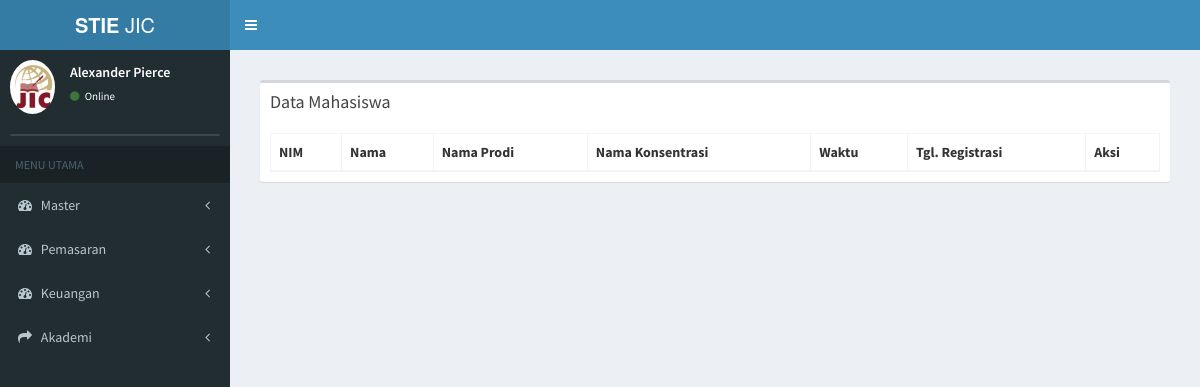
/index.php/mahasiswa, run on an earlier commit of the app's database.
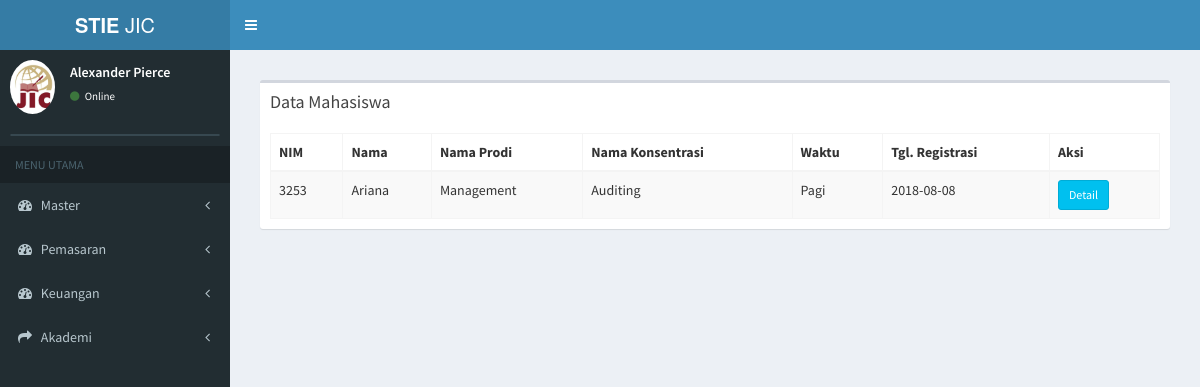
And on a later commit of the database.
### tables this page shows
CREATE TABLE `tb_mahasiswa` (
  `id_mahasiswa` varchar(7) NOT NULL,
  `nim` varchar(15) NOT NULL,
  `status_mahasiswa` varchar(20) NOT NULL,
  `id_prodi` varchar(7) NOT NULL,
  `id_konsentrasi` varchar(7) NOT NULL,
  `id_angkatan` varchar(7) NOT NULL,
  `id_hasil_tes` varchar(20) NOT NULL,
  `id_sekolah` varchar(10) NOT NULL,
  `id_waktu` int(11) NOT NULL
);

CREATE TABLE `tb_bio` (
  `id_mahasiswa` varchar(10) NOT NULL,
  `nama_mahasiswa` varchar(100) NOT NULL,
  `jenis_kelamin` varchar(10) NOT NULL,
  `tempat_lahir` varchar(30) NOT NULL,
  `tanggal_lahir` date NOT NULL,
  `agama` varchar(20) NOT NULL,
  `foto_mhs` text NOT NULL
);

CREATE TABLE `tb_prodi` (
  `id_prodi` varchar(6) NOT NULL,
  `nama_prodi` varchar(20) NOT NULL,
  `ketua_prodi` varchar(50) NOT NULL
);

CREATE TABLE `tb_konsentrasi` (
  `id_konsentrasi` varchar(6) NOT NULL,
  `nama_konsentrasi` varchar(20) NOT NULL,
  `id_prodi` varchar(6) NOT NULL
);

CREATE TABLE `tb_waktu` (
  `id_waktu` int(11) NOT NULL,
  `waktu` varchar(10) NOT NULL
);

CREATE TABLE `tb_tgl_du` (
  `id_mahasiswa` varchar(11) NOT NULL,
  `tgl_du` date NOT NULL
);

### application/controllers/mahasiswa.php (called while the page is built, shortened)
<?php
class Mahasiswa extends CI_Controller {
	public function __construct()
	{
		$this->load->model('mahasiswa_model');
		$this->load->model('daftar_ulang_model');
		$this->load->model('konsentrasi_model');
	}
	public function index()
	{
			$data['mahasiswa'] = $this->mahasiswa_model->data_mahasiswa();
			$data['main_view'] = 'Mahasiswa/data_mahasiswa_view';
			$this->load->view('template', $data);
	}
}

### index.php (called while the page is built, shortened)
<?php
require_once BASEPATH.'core/CodeIgniter.php';

### application/models/mahasiswa_model.php (called while the page is built, shortened)
<?php
class Mahasiswa_model extends CI_Model {
	public function data_mahasiswa(){
		return $this->db->join('tb_prodi','tb_prodi.id_prodi=tb_mahasiswa.id_prodi')
              ->join('tb_sekolah','tb_sekolah.id_sekolah=tb_mahasiswa.id_sekolah')
              ->join('tb_konsentrasi','tb_konsentrasi.id_konsentrasi=tb_mahasiswa.id_konsentrasi')
              ->join('tb_alamat','tb_alamat.id_mahasiswa=tb_mahasiswa.id_mahasiswa')
              ->join('tb_bio','tb_bio.id_mahasiswa=tb_mahasiswa.id_mahasiswa')
              ->join('tb_kontak','tb_kontak.id_mahasiswa=tb_mahasiswa.id_mahasiswa')
              ->join('tb_waktu','tb_waktu.id_waktu=tb_mahasiswa.id_waktu')
              ->join('tb_tgl_du','tb_tgl_du.id_mahasiswa=tb_mahasiswa.id_mahasiswa')
              ->where('status_mahasiswa', 'Aktif')
              ->get('tb_mahasiswa')
              ->result();
	}
}

### application/views/Mahasiswa/data_mahasiswa_view.php (the view, shortened to what this page needs)
<section class="content">
      <div class="row">
        <div class="col-xs-12">
          <div class="box">
            <div class="box-header">
              <h3 class="box-title">Data Mahasiswa</h3>
            </div>
            <div class="box-body">
              <table id="example1" class="table table-bordered table-striped">
                <thead>
                <tr>
                  <th>NIM</th>
                  <th>Nama</th>
                  <th>Nama Prodi</th>
                  <th>Nama Konsentrasi</th>
                  <th>Waktu</th>
                  <th>Tgl. Registrasi</th>
                  <th>Aksi</th>
                </tr>
                </thead>
                <tbody>
                <?php
                foreach ($mahasiswa as $data) {
                  echo '
                <tr>
                  <td>'.$data->nim.'</td>
                  <td>'.$data->nama_mahasiswa.'
                  </td>
                  <td>'.$data->nama_prodi.'</td>
                  <td>'.$data->nama_konsentrasi.'</td>
                  <td>'.$data->waktu.'</td>
                  <td>'.$data->tgl_du.'</td>
                  <td>
                       <a href="'.base_url('mahasiswa/detail_mahasiswa/'.$data->id_mahasiswa).'" class="btn btn-info btn-sm">Detail</a>
                  </td>
                </tr>
                ';
              }
              ?>
                </tbody>
              </table>
            </div>
          </div>
        </div>
      </div>
    </section>

What changed in the data, as far as the page shows it:
added tb_mahasiswa: nim "3253", tb_bio.nama_mahasiswa "Ariana", id_prodi.nama_prodi "Management", id_konsentrasi.nama_konsentrasi "Auditing", id_waktu.waktu "Pagi", tb_tgl_du.tgl_du "2018-08-08"
